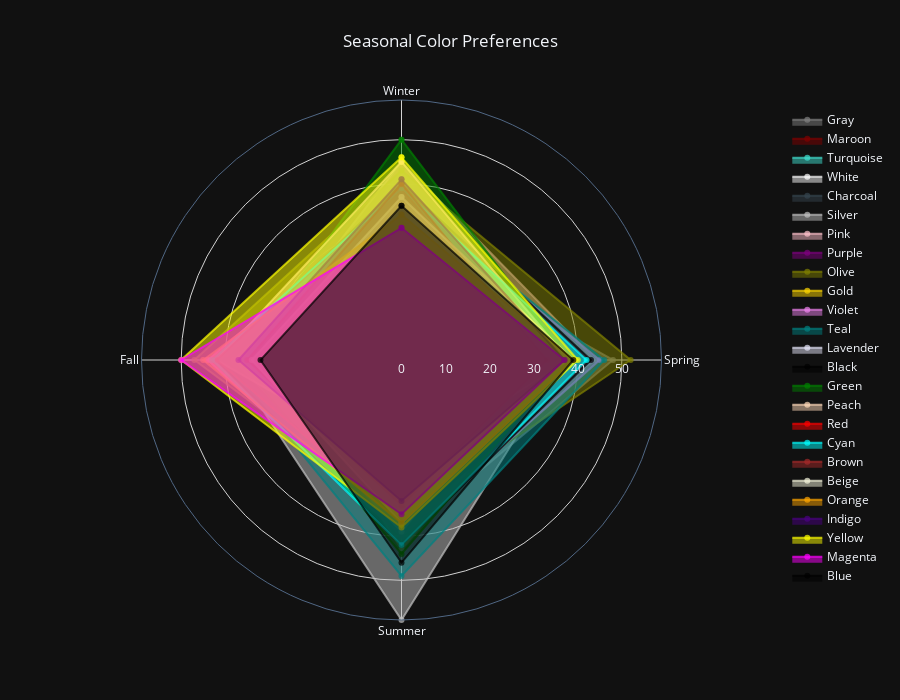

Notebook source saved alongside this figure:
### Code cell
fig = go.Figure()

seasons = ['Winter', 'Spring', 'Summer', 'Fall']
for color in df['Color'].unique():
    color_data = season_color_counts[season_color_counts['Color'] == color]
    

    season_values = []
    for season in seasons:
        count = color_data[color_data['Season'] == season]['count'].values
        season_values.append(count[0] if len(count) > 0 else 0)
    
    season_values.append(season_values[0])
    seasons_plot = seasons + [seasons[0]]
    
    fig.add_trace(go.Scatterpolar(
        r=season_values,
        theta=seasons_plot,
        name=color,
        line=dict(color=color_map.get(color, 'rgba(0,0,0,0.7)')),
        fill='toself'
    ))

fig.update_layout(
    polar=dict(
        radialaxis=dict(
            visible=True,
            range=[0, max(season_color_counts['count'])],
            showline=False,
            gridcolor='lightgray'
        ),
        angularaxis=dict(
            ticktext=seasons,
            tickvals=list(range(len(seasons))),
            direction='clockwise',
            gridcolor='lightgray'
        )
    ),
    showlegend=True,
    legend=dict(
        yanchor="top",
        y=0.99,
        xanchor="left",
        x=1.1
    ),
    title=dict(
        text="Seasonal Color Preferences",
        x=0.5,
        y=0.95
    ),
    width=900,
    height=700
)

fig.show()
fig.write_image("season_color_polar.png")

### Figure 1 — Plotly figure (JSON) as saved in the notebook; plotly's stock layout.template omitted (floating-point values rounded to 4 significant figures)
{"data": [{"fill": "toself", "line": {"color": "rgba(128,128,128,0.7)"}, "name": "Gray", "r": [27, 48, 40, 44, 27], "theta": ["Winter", "Spring", "Summer", "Fall", "Winter"], "type": "scatterpolar"}, {"fill": "toself", "line": {"color": "rgba(128,0,0,0.7)"}, "name": "Maroon", "r": [44, 39, 35, 40, 44], "theta": ["Winter", "Spring", "Summer", "Fall", "Winter"], "type": "scatterpolar"}, {"fill": "toself", "line": {"color": "rgba(64,224,208,0.7)"}, "name": "Turquoise", "r": [41, 41, 36, 27, 41], "theta": ["Winter", "Spring", "Summer", "Fall", "Winter"], "type": "scatterpolar"}, {"fill": "toself", "line": {"color": "rgba(255,255,255,0.7)"}, "name": "White", "r": [36, 36, 43, 27, 36], "theta": ["Winter", "Spring", "Summer", "Fall", "Winter"], "type": "scatterpolar"}, {"fill": "toself", "line": {"color": "rgba(54,69,79,0.7)"}, "name": "Charcoal", "r": [43, 42, 36, 32, 43], "theta": ["Winter", "Spring", "Summer", "Fall", "Winter"], "type": "scatterpolar"}, {"fill": "toself", "line": {"color": "rgba(192,192,192,0.7)"}, "name": "Silver", "r": [38, 37, 59, 39, 38], "theta": ["Winter", "Spring", "Summer", "Fall", "Winter"], "type": "scatterpolar"}, {"fill": "toself", "line": {"color": "rgba(255,192,203,0.7)"}, "name": "Pink", "r": [45, 44, 29, 35, 45], "theta": ["Winter", "Spring", "Summer", "Fall", "Winter"], "type": "scatterpolar"}, {"fill": "toself", "line": {"color": "rgba(128,0,128,0.7)"}, "name": "Purple", "r": [33, 43, 38, 37, 33], "theta": ["Winter", "Spring", "Summer", "Fall", "Winter"], "type": "scatterpolar"}, {"fill": "toself", "line": {"color": "rgba(128,128,0,0.7)"}, "name": "Olive", "r": [43, 52, 35, 47, 43], "theta": ["Winter", "Spring", "Summer", "Fall", "Winter"], "type": "scatterpolar"}, {"fill": "toself", "line": {"color": "rgba(255,215,0,0.7)"}, "name": "Gold", "r": [34, 38, 30, 36, 34], "theta": ["Winter", "Spring", "Summer", "Fall", "Winter"], "type": "scatterpolar"}, {"fill": "toself", "line": {"color": "rgba(238,130,238,0.7)"}, "name": "Violet", "r": [37, 45, 40, 44, 37], "theta": ["Winter", "Spring", "Summer", "Fall", "Winter"], "type": "scatterpolar"}, {"fill": "toself", "line": {"color": "rgba(0,128,128,0.7)"}, "name": "Teal", "r": [37, 46, 49, 40, 37], "theta": ["Winter", "Spring", "Summer", "Fall", "Winter"], "type": "scatterpolar"}, {"fill": "toself", "line": {"color": "rgba(230,230,250,0.7)"}, "name": "Lavender", "r": [38, 32, 39, 38, 38], "theta": ["Winter", "Spring", "Summer", "Fall", "Winter"], "type": "scatterpolar"}, {"fill": "toself", "line": {"color": "rgba(0,0,0,0.7)"}, "name": "Black", "r": [40, 43, 42, 42, 40], "theta": ["Winter", "Spring", "Summer", "Fall", "Winter"], "type": "scatterpolar"}, {"fill": "toself", "line": {"color": "rgba(0,128,0,0.7)"}, "name": "Green", "r": [50, 38, 44, 37, 50], "theta": ["Winter", "Spring", "Summer", "Fall", "Winter"], "type": "scatterpolar"}, {"fill": "toself", "line": {"color": "rgba(255,218,185,0.7)"}, "name": "Peach", "r": [45, 38, 24, 42, 45], "theta": ["Winter", "Spring", "Summer", "Fall", "Winter"], "type": "scatterpolar"}, {"fill": "toself", "line": {"color": "rgba(255,0,0,0.7)"}, "name": "Red", "r": [39, 31, 36, 42, 39], "theta": ["Winter", "Spring", "Summer", "Fall", "Winter"], "type": "scatterpolar"}, {"fill": "toself", "line": {"color": "rgba(0,255,255,0.7)"}, "name": "Cyan", "r": [39, 42, 42, 43, 39], "theta": ["Winter", "Spring", "Summer", "Fall", "Winter"], "type": "scatterpolar"}, {"fill": "toself", "line": {"color": "rgba(165,42,42,0.7)"}, "name": "Brown", "r": [40, 33, 33, 35, 40], "theta": ["Winter", "Spring", "Summer", "Fall", "Winter"], "type": "scatterpolar"}, {"fill": "toself", "line": {"color": "rgba(245,245,220,0.7)"}, "name": "Beige", "r": [37, 39, 37, 34, 37], "theta": ["Winter", "Spring", "Summer", "Fall", "Winter"], "type": "scatterpolar"}, {"fill": "toself", "line": {"color": "rgba(255,165,0,0.7)"}, "name": "Orange", "r": [33, 39, 37, 45, 33], "theta": ["Winter", "Spring", "Summer", "Fall", "Winter"], "type": "scatterpolar"}, {"fill": "toself", "line": {"color": "rgba(75,0,130,0.7)"}, "name": "Indigo", "r": [41, 37, 32, 37, 41], "theta": ["Winter", "Spring", "Summer", "Fall", "Winter"], "type": "scatterpolar"}, {"fill": "toself", "line": {"color": "rgba(255,255,0,0.7)"}, "name": "Yellow", "r": [46, 40, 38, 50, 46], "theta": ["Winter", "Spring", "Summer", "Fall", "Winter"], "type": "scatterpolar"}, {"fill": "toself", "line": {"color": "rgba(255,0,255,0.7)"}, "name": "Magenta", "r": [30, 37, 35, 50, 30], "theta": ["Winter", "Spring", "Summer", "Fall", "Winter"], "type": "scatterpolar"}, {"fill": "toself", "line": {"color": "rgba(0,0,0,0.7)"}, "name": "Blue", "r": [35, 39, 46, 32, 35], "theta": ["Winter", "Spring", "Summer", "Fall", "Winter"], "type": "scatterpolar"}], "layout": {"polar": {"radialaxis": {"visible": true, "range": [0, 59], "showline": false, "gridcolor": "lightgray"}, "angularaxis": {"ticktext": ["Winter", "Spring", "Summer", "Fall"], "tickvals": [0, 1, 2, 3], "direction": "clockwise", "gridcolor": "lightgray"}}, "legend": {"yanchor": "top", "y": 0.99, "xanchor": "left", "x": 1.1}, "title": {"text": "Seasonal Color Preferences", "x": 0.5, "y": 0.95}, "showlegend": true, "width": 900, "height": 700}}
